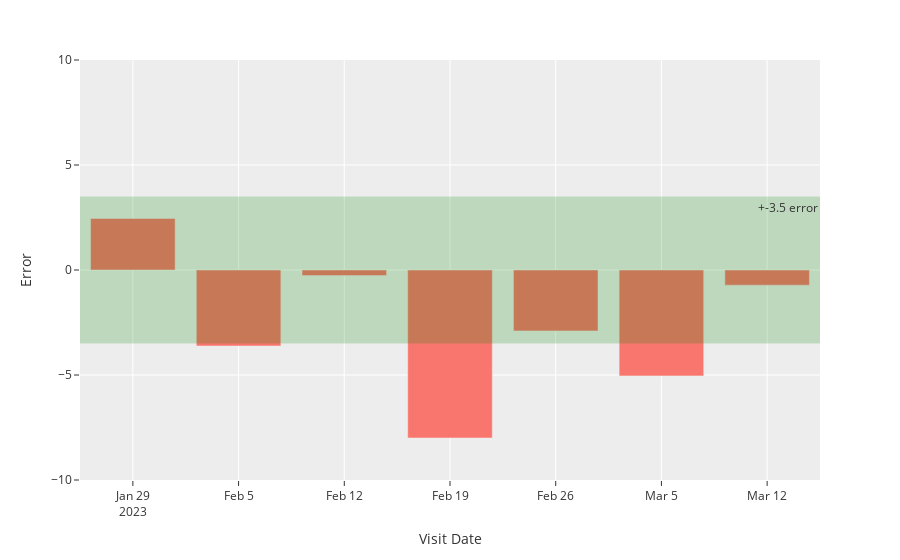

Write notebook code for a chart like this one.
### Code cell
# Per week 
fig = px.bar(per_week_df, x=per_week_df.index, y=per_week_df['Error'],
             range_y=[-10, 10], template='ggplot2')

fig.add_hrect(y0=-3.5, y1=3.5, line_width=0, fillcolor="green", opacity=0.2, annotation_text="+-3.5 error")

fig.show()

### Figure 1 — Plotly figure (JSON) as saved in the notebook; plotly's stock layout.template omitted (floating-point values rounded to 4 significant figures)
{"data": [{"alignmentgroup": "True", "hovertemplate": "Visit Date=%{x}<br>Error=%{y}<extra></extra>", "legendgroup": "", "marker": {"color": "#F8766D", "pattern": {"shape": ""}}, "name": "", "offsetgroup": "", "orientation": "v", "showlegend": false, "textposition": "auto", "type": "bar", "x": ["2023-01-29T00:00:00", "2023-02-05T00:00:00", "2023-02-12T00:00:00", "2023-02-19T00:00:00", "2023-02-26T00:00:00", "2023-03-05T00:00:00", "2023-03-12T00:00:00"], "xaxis": "x", "y": [2.457, -3.62, -0.2667, -8, -2.9, -5.042, -0.7222], "yaxis": "y"}], "layout": {"annotations": [{"showarrow": false, "text": "+-3.5 error", "x": 1, "xanchor": "right", "xref": "x domain", "y": 3.5, "yanchor": "top", "yref": "y"}], "barmode": "relative", "legend": {"tracegroupgap": 0}, "margin": {"t": 60}, "shapes": [{"fillcolor": "green", "line": {"width": 0}, "opacity": 0.2, "type": "rect", "x0": 0, "x1": 1, "xref": "x domain", "y0": -3.5, "y1": 3.5, "yref": "y"}], "xaxis": {"anchor": "y", "domain": [0, 1], "title": {"text": "Visit Date"}}, "yaxis": {"anchor": "x", "domain": [0, 1], "range": [-10, 10], "title": {"text": "Error"}}}}
